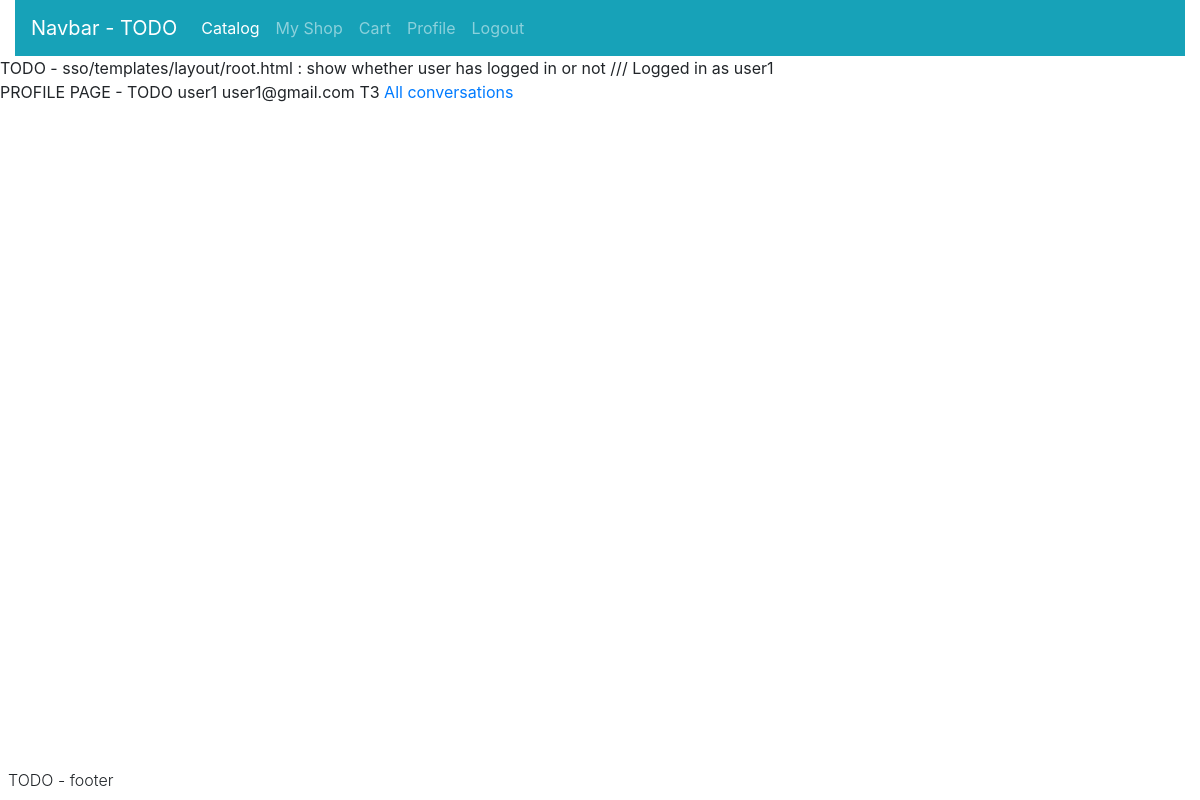
Screenshot of /profile/view/user1 with the database file from the repository.
### sso/models.py (models this page shows, shortened)
class User(AbstractUser):
    TIER = [
        ("T4", "Banned User"),
        ("T3", "Standard User"),
        ("T2", "Member User"),
        ("T1", "Administrator")
    ]
    tier = models.CharField(max_length=2, choices=TIER, default="T3")

### userprofile/views.py (the view)
# urls.py: path('profile/', include("userprofile.urls")),
def profile(request, username):
    try:
        user = User.objects.get(username=username)
    except User.DoesNotExist:
        return Http404("Invalid username, such profile does not exist!")
    return render(request, "profile/profile.html", {
        "user": user
    })

### userprofile/templates/profile/profile.html (shortened to what this page needs)
{% extends "layout/root.html" %}
{% block body %}
    PROFILE PAGE - TODO
    {{ user.username }}
    {{ user.email }}
    {{ user.tier }}
    <a href="{% url 'userprofile:chats' %}">All conversations</a>
{% endblock body %}

### sso/templates/layout/root.html (shortened to what this page needs)
<html lang="en">
    <head>
        <link rel="stylesheet" href="https://stackpath.bootstrapcdn.com/bootstrap/4.4.1/css/bootstrap.min.css">
        <link rel="stylesheet" href="https://stackpath.bootstrapcdn.com/font-awesome/4.7.0/css/font-awesome.min.css">
    </head>
    <header>
        <div class="container-fluid">
            {% include "layout/navbar.html" %}
        </div>
    </header>
    <body>
        TODO - sso/templates/layout/root.html : show whether user has logged in or not ///
        {% if user.is_authenticated %}
            Logged in as {{ user.username }}
        {% else %}
            Not logged in
        {% endif %}<br>
        {% block body %}{% endblock body %}
    </body>
    <footer>
        {% include "layout/footer.html" %}
    </footer>
</html>

### rows the page displays
User: username "user1", email "user1@gmail.com", tier "T3"
